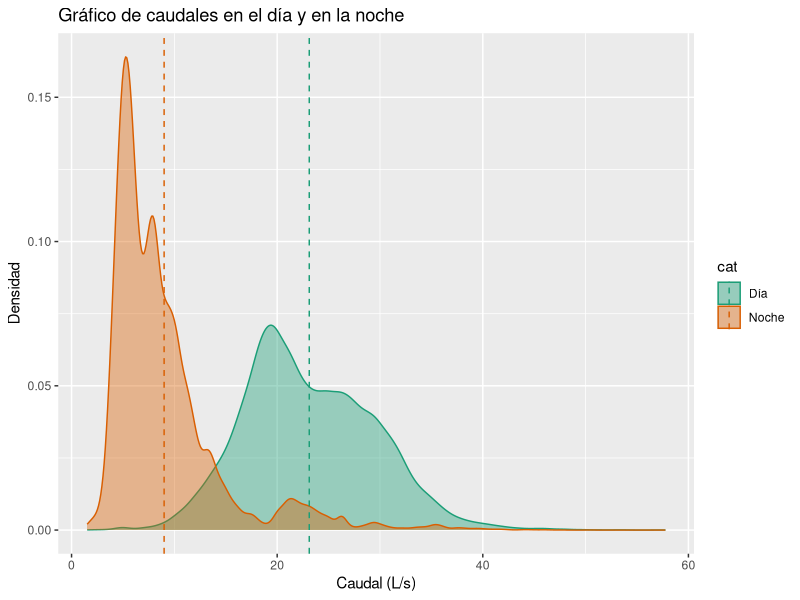
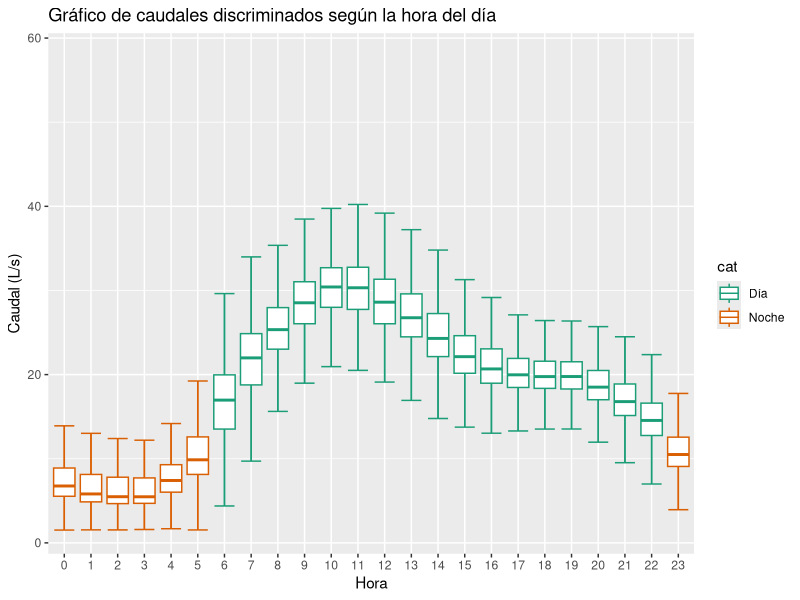
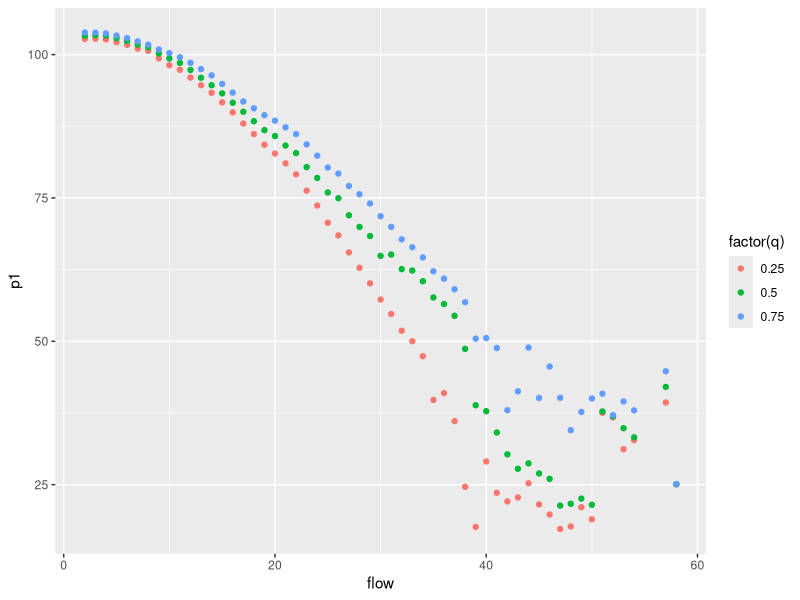

The R source for these figures, in order:
## ---- chunk 1
#| label: load_libraries
#| include: true
#| warning: false

library(tidyverse)
library(here)
library(lubridate)
## ---- chunk 2

#| label: read_data
#| include: true
#| warning: false

erp_panorama_2020 <- read_csv(
  here::here("data", "erp_panorama_2020.csv"),
  show_col_types = FALSE
  ) |> 
  mutate( 
    date = mdy_hm(date),
    hour = hour(date),
    cat = ifelse( hour < 6 | 22 < hour, "Noche","Día" )
  ) |> 
  filter(between(flow, 1.5, 60))


## ---- chunk 3
#| label: histogram_flow
#| fig-cap: "Gráfico de caudales en el día y en la noche"

# https://www.tidyverse.org/blog/2020/03/dplyr-1-0-0-summarise/
# https://r-graph-gallery.com/82-boxplot-on-top-of-histogram.html

mu <- erp_panorama_2020 |>  
  group_by(cat) |> 
  summarise(grp.mean = mean(flow))

erp_panorama_2020 |> 
  ggplot(aes(x = flow, fill = cat, color = cat)) +
    geom_density(
      alpha = 0.4,
      position = "identity"
    ) +
  geom_vline(
    data=mu, 
    aes(xintercept=grp.mean, color = cat),
    linetype="dashed"
  ) + 
  scale_color_brewer(palette="Dark2")+
  scale_fill_brewer(palette="Dark2") +
  ggtitle("Gráfico de caudales en el día y en la noche") +
  xlab("Caudal (L/s)") + 
  ylab("Densidad")

## ---- chunk 4
#| label: bosplot_flow
#| fig-cap: "Boxplot de flujos por horas"

erp_panorama_2020 |> 
    ggplot(aes(x= as.factor(hour), y=flow, color=cat)) + 
    stat_boxplot(geom = "errorbar") + 
    geom_boxplot(width = 0.8, outlier.shape = NA) + 
    scale_color_brewer(palette="Dark2") +
  ggtitle("Gráfico de caudales discriminados según la hora del día") +
  xlab("Hora") + 
  ylab("Caudal (L/s)")

## ---- chunk 5
#| label: Points_presiones
#| fig-cap: "Boxplot de flujos por horas"

# https://www.tidyverse.org/blog/2020/03/dplyr-1-0-0-summarise/

erp_panorama_2020 |> 
  mutate(flow = round(flow,0)) |> 
  group_by(flow) |> 
  summarise(p1 = quantile(p1, c(0.25, 0.50, 0.75)), q = c(0.25, 0.50, 0.75)) |> 
    ggplot(aes(x = flow, y = p1, colour = factor(q))) + 
    geom_point()
  



